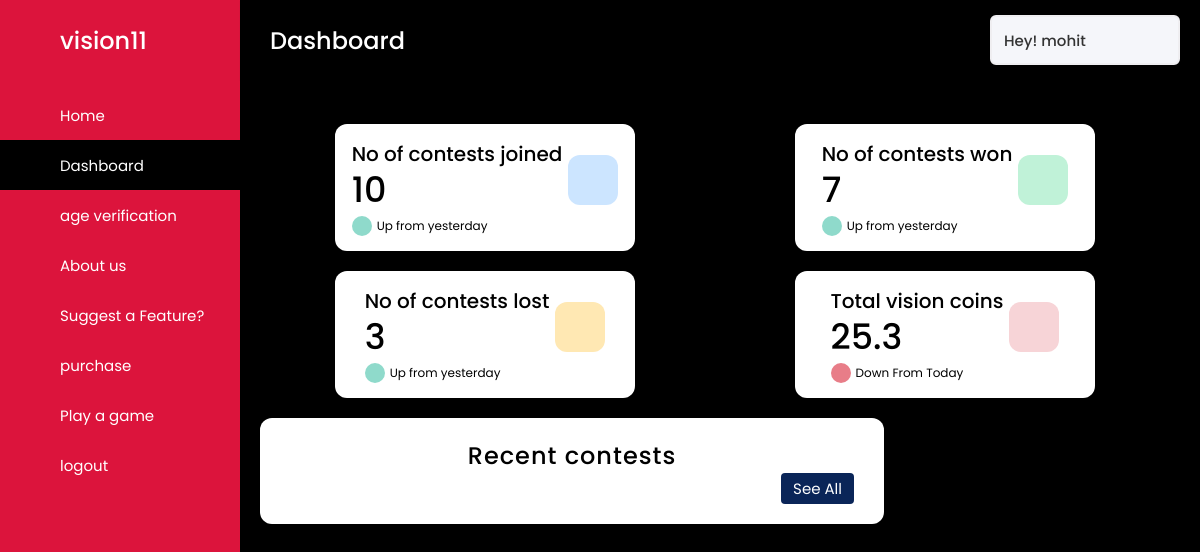
/dashboard (signed in), run on an earlier commit of the app's database.
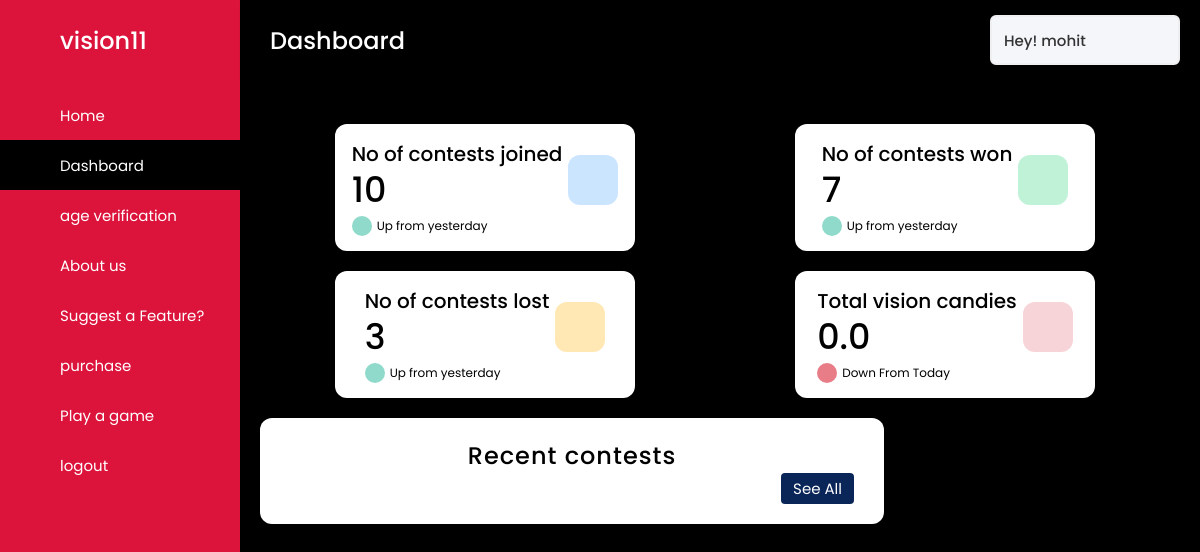
And on a later commit of the database.
### usermanagerAPP/models.py (models this page shows, shortened)
class User1(AbstractUser):
    first_name = models.CharField(
        max_length=20
    )
    last_name = models.CharField(
        max_length=20
    )
    username = models.CharField(
        max_length=20,
        unique=True
    )
    age = models.IntegerField(
        null=True,
        blank=True
    )
    email = models.EmailField(
        max_length=50
    )
    vision_credits = models.FloatField(
        default=0
    )
    currency_type = models.CharField(
        choices=Currency_Choices,
        default=Choices.VISION_CANDIES,
        max_length=50
    )
    gender_type = models.CharField(
        choices=Gender_Choices,
        null=True,
        max_length=10
    )
    country = models.CharField(
        max_length=50
    )
    adult = models.BooleanField(
        'Adult_status',
        default=False
    )
    staff = models.BooleanField(
        'Staff_status',
        default=False
    )
    superuser = models.BooleanField(
        'super_user_status',
        default=False
    )
    aadhar_image = models.FileField(
        upload_to='others',
        null=True,
        blank=True
    )
    objects = UserManager()
    @property
    def is_adult(self):
        return self.adult

### mainAPP/views.py (the view)
# urls.py: path('dashboard',views.RenderDashboard),
@login_required(login_url='/accounts/login')
def RenderDashboard(request):
    return render(request, 'dashboard.html')

### templates/dashboard.html (shortened to what this page needs)
{% load static %}
{% load static %}
{% block content %}
<!DOCTYPE html>
<html lang="en">
<head>
  <link rel="stylesheet" href="{% static 'css/plans.css' %}">
  <link rel="stylesheet" href="{% static 'css/dashboard.css' %}">
</head>
  <body>
    <div class="sidebar" id="sidebar-dashboard">
      <div class="logo-details">
        <span class="logo_name">vision11</span>
      </div>
      <ul class="nav-links">
        <li>
          <a href="/">
            <span class="links_name">Home</span>
          </a>
        </li>
        <li>
          <a href="#" class="active" id="basedash">
            <span class="links_name">Dashboard</span>
          </a>
        </li>
        <li>
          <a href="#ageverification" id="ageverdash">
            <span class="links_name">age verification</span>
          </a>
        </li>
        <li>
          <a href="#aboutus" id="absdash">
            <span class="links_name">About us</span>
          </a>
        </li>
        <li>
          <a href="#suggestafeature" id="hefedash">
            <span class="links_name">Suggest a Feature?</span>
          </a>
        </li>
        <li>
          <a href="#purchase" id="purchase">
            <span class="links_name">purchase</span>
          </a>
        </li>
        <li>
          <a href="/play">
            <span class="links_name">Play a game</span>
          </a>
        </li>
        <li>
          <a href="/accounts/logout">
            <span class="links_name">logout</span>
          </a>
        </li>
      </ul>
    </div>
    <section class="home-section">
      <nav>
        <div class="sidebar-button">
          <span class="dashboard" style="color: white;">Dashboard</span>
        </div>
        <div class="profile-details">
          <span class="admin_name">Hey! {{user.username}}</span>
        </div>
      </nav>
      <div class="home-content" id="base-dashboard">
        <div class="overview-boxes">
          <div class="box">
            <div class="right-side">
              <div class="box-topic">No of contests joined</div>
              <div class="number">10</div>
              <div class="indicator">
                <i class='bx bx-up-arrow-alt'></i>
                <span class="text">Up from yesterday</span>
              </div>
            </div>
            <i class='bx bx-cart-alt cart'></i>
          </div>
          <div class="box">
            <div class="right-side">
              <div class="box-topic">No of contests won</div>
              <div class="number">7</div>
              <div class="indicator">
                <i class='bx bx-up-arrow-alt'></i>
                <span class="text">Up from yesterday</span>
              </div>
            </div>
            <i class='bx bxs-cart-add cart two'></i>
          </div>
          <div class="box">
            <div class="right-side">
              <div class="box-topic">No of contests lost</div>
              <div class="number">3</div>
              <div class="indicator">
                <i class='bx bx-up-arrow-alt'></i>
                <span class="text">Up from yesterday</span>
              </div>
            </div>
            <i class='bx bx-cart cart three'></i>
          </div>
          <div class="box">
            <div class="right-side">
              <div class="box-topic">Total {{user.currency_type}}</div>
              <div class="number">{{user.vision_credits}}</div>
              <div class="indicator">
                <i class='bx bx-down-arrow-alt down'></i>
                <span class="text">Down From Today</span>
              </div>
            </div>
            <i class='bx bxs-cart-download cart four'></i>
          </div>
        </div>
        <div class="sales-boxes">
          <div class="recent-sales box">
            <div class="title">Recent contests</div>
            <div class="button">
              <a href="#">See All</a>
            </div>
          </div>
        </div>
      </div>
    </section>
  </body>
</html>
{% endblock %}

### statics/css/plans.css (style rules this page uses)
* { box-sizing: border-box; padding: 0px; margin: 0px; font-family: cursive; }
.title { text-align: center; letter-spacing: 1px; }

### statics/css/dashboard.css (style rules this page uses)
* { margin: 0; padding: 0; box-sizing: border-box; font-family: 'Poppins', sans-serif; }
.sidebar { position: fixed; height: 100%; width: 240px; background: crimson; transition: all 0.5s ease; overflow-y: auto; }
.overview-boxes .box { min-width: 300px; margin-right: 10px; }
.sidebar .logo-details { height: 80px; display: flex; align-items: center; }
.sidebar .logo-details .logo_name { color: #fff; font-size: 24px; font-weight: 500; }
.sidebar .nav-links { margin-top: 10px; }
.sidebar .nav-links li { position: relative; list-style: none; height: 50px; }
.sidebar .nav-links li a { height: 100%; width: 100%; display: flex; align-items: center; text-decoration: none; transition: all 0.4s ease; }
.sidebar .nav-links li a.active { background: black; }
.sidebar .nav-links li a .links_name { color: #fff; font-size: 15px; font-weight: 400; white-space: nowrap; }
.home-section { position: relative; background: black; min-height: 100vh; width: calc(100% - 240px); left: 240px; transition: all 0.5s ease; }
.home-section nav { display: flex; justify-content: space-between; height: 80px; background: black; display: flex; align-items: center; position: fixed; width: calc(100% - 240px); left: 240px; z-index: 100; padding: 0 20px; box-shadow: 0 1px 1px rgba(0, 0, 0, 0.1); transition: all 0.5s ease; }
.home-section nav .sidebar-button { display: flex; align-items: center; font-size: 24px; font-weight: 500; }
.home-section nav .profile-details { display: flex; align-items: center; background: #F5F6FA; border: 2px solid #EFEEF1; border-radius: 6px; height: 50px; min-width: 190px; padding: 0 15px 0 2px; }
nav .profile-details .admin_name { font-size: 15px; font-weight: 500; color: #333; margin: 0 10px; white-space: nowrap; }
.home-section .home-content { position: relative; padding-top: 104px; }
.home-content .overview-boxes { display: flex; align-items: center; justify-content: space-around; flex-wrap: wrap; padding: 0 20px; margin-top: 20px; }
.overview-boxes .box,.staff-box,.suggestion_box { display: flex; align-items: center; justify-content: center; width: calc(100% / 4 - 15px); background: #fff; padding: 15px 14px; border-radius: 12px; box-shadow: 0 5px 10px rgba(0,0,0,0.1); margin-bottom: 20px; }
.overview-boxes .box-topic { font-size: 20px; font-weight: 500; }
.home-content .box .number { display: inline-block; font-size: 35px; margin-top: -6px; font-weight: 500; }
.home-content .box .indicator { display: flex; align-items: center; }
.home-content .box .indicator i { height: 20px; width: 20px; background: #8FDACB; line-height: 20px; text-align: center; border-radius: 50%; color: #fff; font-size: 20px; margin-right: 5px; }
.box .indicator i.down { background: #e87d88; }
.home-content .box .indicator .text { font-size: 12px; }
.home-content .box .cart { display: inline-block; font-size: 32px; height: 50px; width: 50px; background: #cce5ff; line-height: 50px; text-align: center; color: #66b0ff; border-radius: 12px; margin: -15px 0 0 6px; }
.home-content .box .cart.two { color: #2BD47D; background: #C0F2D8; }
.home-content .box .cart.three { color: #ffc233; background: #ffe8b3; }
.home-content .box .cart.four { color: #e05260; background: #f7d4d7; }
.home-content .sales-boxes { display: flex; justify-content: space-between; }
.home-content .sales-boxes .recent-sales { width: 65%; background: #fff; padding: 20px 30px; margin: 0 20px; border-radius: 12px; box-shadow: 0 5px 10px rgba(0, 0, 0, 0.1); }
.sales-boxes .box .title { font-size: 24px; font-weight: 500; }
.sales-boxes .box .button { width: 100%; display: flex; justify-content: flex-end; }
.sales-boxes .box .button a,.home-section .home-content .overview-boxes .right-side .button a { color: #fff; background: #0A2558; padding: 4px 12px; font-size: 15px; font-weight: 400; border-radius: 4px; text-decoration: none; transition: all 0.3s ease; }

What changed in the data, as far as the page shows it:
changed User1 "mohit": currency_type "vision coins" → "vision candies"; vision_credits "25.3" → "0.0"
